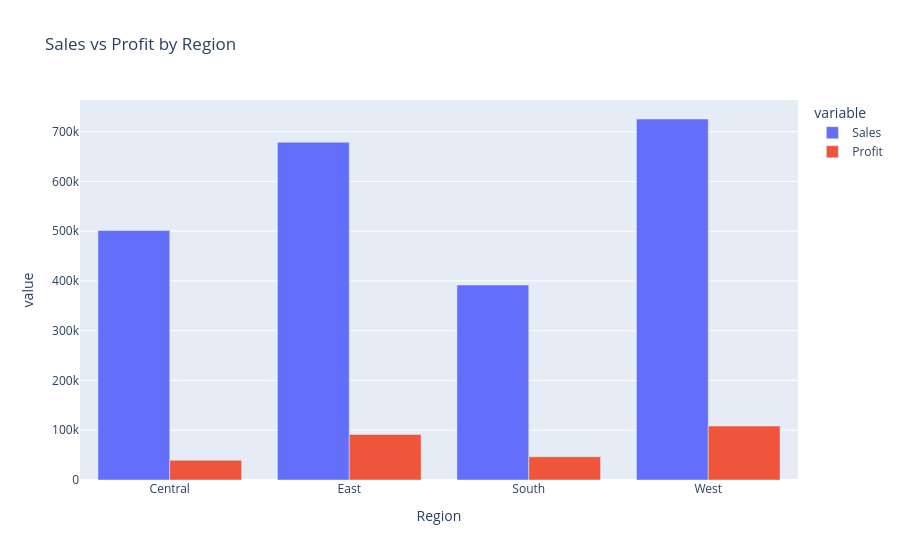

The notebook cell saved with this chart:
### Code cell
fig = px.bar(df.groupby('Region')[['Sales','Profit']].sum().reset_index(),
             x='Region', y=['Sales','Profit'],
             title='Sales vs Profit by Region',
             barmode='group')
fig.show()

### Figure 1 — Plotly figure (JSON) as saved in the notebook; plotly's stock layout.template omitted (floating-point values rounded to 4 significant figures)
{"data": [{"alignmentgroup": "True", "hovertemplate": "variable=Sales<br>Region=%{x}<br>value=%{y}<extra></extra>", "legendgroup": "Sales", "marker": {"color": "#636efa", "pattern": {"shape": ""}}, "name": "Sales", "offsetgroup": "Sales", "orientation": "v", "showlegend": true, "textposition": "auto", "type": "bar", "x": ["Central", "East", "South", "West"], "xaxis": "x", "y": [501200.0, 678800.0, 391700.0, 725500.0], "yaxis": "y"}, {"alignmentgroup": "True", "hovertemplate": "variable=Profit<br>Region=%{x}<br>value=%{y}<extra></extra>", "legendgroup": "Profit", "marker": {"color": "#EF553B", "pattern": {"shape": ""}}, "name": "Profit", "offsetgroup": "Profit", "orientation": "v", "showlegend": true, "textposition": "auto", "type": "bar", "x": ["Central", "East", "South", "West"], "xaxis": "x", "y": [39710.0, 91520.0, 46750.0, 108400.0], "yaxis": "y"}], "layout": {"barmode": "group", "legend": {"title": {"text": "variable"}, "tracegroupgap": 0}, "title": {"text": "Sales vs Profit by Region"}, "xaxis": {"anchor": "y", "domain": [0, 1], "title": {"text": "Region"}}, "yaxis": {"anchor": "x", "domain": [0, 1], "title": {"text": "value"}}}}
